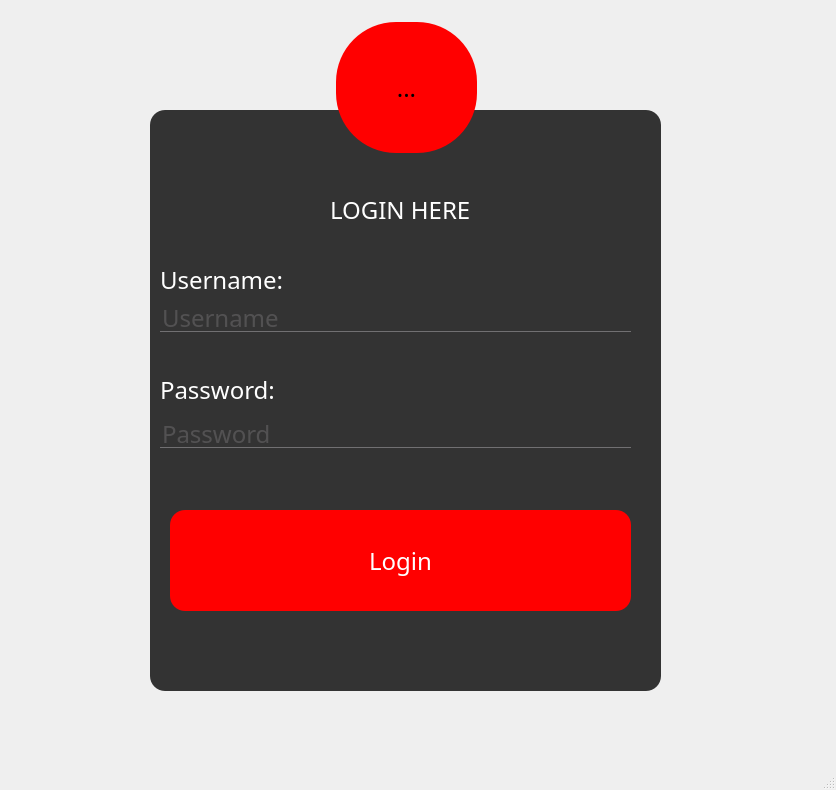
<?xml version="1.0" encoding="UTF-8"?>
<ui version="4.0">
 <class>MainWindow</class>
 <widget class="QMainWindow" name="MainWindow">
  <property name="enabled">
   <bool>true</bool>
  </property>
  <property name="geometry">
   <rect>
    <x>0</x>
    <y>0</y>
    <width>836</width>
    <height>790</height>
   </rect>
  </property>
  <property name="sizePolicy">
   <sizepolicy hsizetype="Fixed" vsizetype="Fixed">
    <horstretch>0</horstretch>
    <verstretch>0</verstretch>
   </sizepolicy>
  </property>
  <property name="minimumSize">
   <size>
    <width>750</width>
    <height>750</height>
   </size>
  </property>
  <property name="windowTitle">
   <string>MainWindow</string>
  </property>
  <property name="windowIcon">
   <iconset resource="resource/resource.qrc">
    <normaloff>:/img/profil.png</normaloff>:/img/profil.png</iconset>
  </property>
  <property name="styleSheet">
   <string notr="true">*{
	font-family:century gothic;
	font-size:24px;
}

QFrame
{
	background:#333;
	border-radius:15px;
}

#centralwidget
{
	background:url(:/img/bac1.jpg);
}

QPushButton
{
	color: white;
	background: red;
	border-radius:15px;
}

QPushButton:hover
{
	color: red;
	background: #49ebff;
	border-radius:15px;
}

QToolButton
{
	background: red;
	border-radius:60px;
}

QLabel
{
	color:white;
}

QLineEdit
{
	background: transparent;
	border:none;
	color:#717072;
	border-bottom:1px solid #717072;

}
</string>
  </property>
  <property name="documentMode">
   <bool>false</bool>
  </property>
  <widget class="QWidget" name="centralwidget">
   <widget class="QFrame" name="frame">
    <property name="geometry">
     <rect>
      <x>150</x>
      <y>110</y>
      <width>511</width>
      <height>581</height>
     </rect>
    </property>
    <property name="frameShape">
     <enum>QFrame::StyledPanel</enum>
    </property>
    <property name="frameShadow">
     <enum>QFrame::Raised</enum>
    </property>
    <widget class="QLabel" name="label">
     <property name="geometry">
      <rect>
       <x>180</x>
       <y>90</y>
       <width>151</width>
       <height>20</height>
      </rect>
     </property>
     <property name="text">
      <string>LOGIN HERE</string>
     </property>
    </widget>
    <widget class="QPushButton" name="pushButton">
     <property name="geometry">
      <rect>
       <x>20</x>
       <y>400</y>
       <width>461</width>
       <height>101</height>
      </rect>
     </property>
     <property name="text">
      <string>Login</string>
     </property>
    </widget>
    <widget class="QLineEdit" name="lineEdit">
     <property name="geometry">
      <rect>
       <x>10</x>
       <y>194</y>
       <width>471</width>
       <height>28</height>
      </rect>
     </property>
     <property name="text">
      <string/>
     </property>
     <property name="echoMode">
      <enum>QLineEdit::Normal</enum>
     </property>
     <property name="placeholderText">
      <string>Username</string>
     </property>
    </widget>
    <widget class="QLineEdit" name="lineEdit_2">
     <property name="geometry">
      <rect>
       <x>10</x>
       <y>310</y>
       <width>471</width>
       <height>28</height>
      </rect>
     </property>
     <property name="text">
      <string/>
     </property>
     <property name="echoMode">
      <enum>QLineEdit::Password</enum>
     </property>
     <property name="placeholderText">
      <string>Password</string>
     </property>
    </widget>
    <widget class="QLabel" name="label_2">
     <property name="geometry">
      <rect>
       <x>10</x>
       <y>160</y>
       <width>151</width>
       <height>20</height>
      </rect>
     </property>
     <property name="text">
      <string>Username:</string>
     </property>
    </widget>
    <widget class="QLabel" name="label_3">
     <property name="geometry">
      <rect>
       <x>10</x>
       <y>270</y>
       <width>151</width>
       <height>20</height>
      </rect>
     </property>
     <property name="text">
      <string>Password:</string>
     </property>
    </widget>
   </widget>
   <widget class="QToolButton" name="toolButton">
    <property name="geometry">
     <rect>
      <x>336</x>
      <y>22</y>
      <width>141</width>
      <height>131</height>
     </rect>
    </property>
    <property name="text">
     <string>...</string>
    </property>
    <property name="icon">
     <iconset resource="resource/resource.qrc">
      <normaloff>:/img/profil.png</normaloff>:/img/profil.png</iconset>
    </property>
    <property name="iconSize">
     <size>
      <width>80</width>
      <height>80</height>
     </size>
    </property>
   </widget>
  </widget>
  <widget class="QMenuBar" name="menubar">
   <property name="geometry">
    <rect>
     <x>0</x>
     <y>0</y>
     <width>836</width>
     <height>34</height>
    </rect>
   </property>
  </widget>
  <widget class="QStatusBar" name="statusbar"/>
 </widget>
 <resources>
  <include location="resource/resource.qrc"/>
 </resources>
 <connections/>
</ui>
